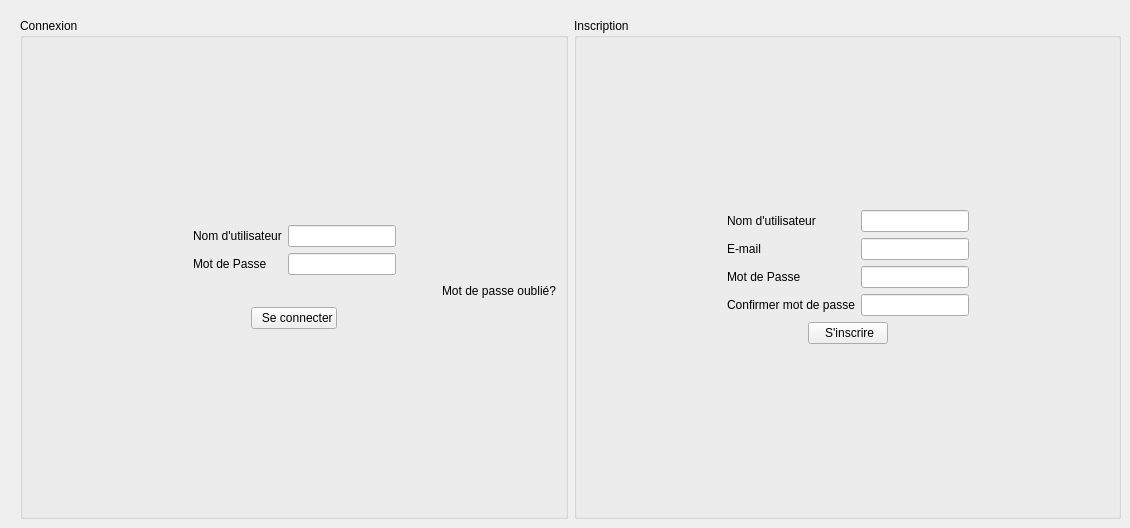
       <widget class="QWidget" name="page">
        <widget class="QWidget" name="layoutWidget">
         <property name="geometry">
          <rect>
           <x>20</x>
           <y>18</y>
           <width>1101</width>
           <height>501</height>
          </rect>
         </property>
         <layout class="QHBoxLayout" name="horizontalLayout_3">
          <item>
           <widget class="QGroupBox" name="groupBox">
            <property name="title">
             <string>Connexion</string>
            </property>
            <layout class="QVBoxLayout" name="verticalLayout_2">
             <item>
              <spacer name="verticalSpacer_14">
               <property name="orientation">
                <enum>Qt::Vertical</enum>
               </property>
               <property name="sizeHint" stdset="0">
                <size>
                 <width>20</width>
                 <height>40</height>
                </size>
               </property>
              </spacer>
             </item>
             <item>
              <layout class="QHBoxLayout" name="horizontalLayout_158">
               <item>
                <spacer name="horizontalSpacer_20">
                 <property name="orientation">
                  <enum>Qt::Horizontal</enum>
                 </property>
                 <property name="sizeHint" stdset="0">
                  <size>
                   <width>40</width>
                   <height>20</height>
                  </size>
                 </property>
                </spacer>
               </item>
               <item>
                <layout class="QFormLayout" name="formLayout">
                 <item row="0" column="0">
                  <widget class="QLabel" name="usernameLabel">
                   <property name="text">
                    <string>Nom d'utilisateur</string>
                   </property>
                  </widget>
                 </item>
                 <item row="0" column="1">
                  <widget class="QLineEdit" name="usernameLineEdit_login"/>
                 </item>
                 <item row="1" column="0">
                  <widget class="QLabel" name="passwordLabel">
                   <property name="text">
                    <string>Mot de Passe</string>
                   </property>
                  </widget>
                 </item>
                 <item row="1" column="1">
                  <widget class="QLineEdit" name="passwordLineEdit_login"/>
                 </item>
                </layout>
               </item>
               <item>
                <spacer name="horizontalSpacer_24">
                 <property name="orientation">
                  <enum>Qt::Horizontal</enum>
                 </property>
                 <property name="sizeHint" stdset="0">
                  <size>
                   <width>40</width>
                   <height>20</height>
                  </size>
                 </property>
                </spacer>
               </item>
              </layout>
             </item>
             <item>
              <layout class="QHBoxLayout" name="horizontalLayout_156">
               <item>
                <spacer name="horizontalSpacer_23">
                 <property name="orientation">
                  <enum>Qt::Horizontal</enum>
                 </property>
                 <property name="sizeHint" stdset="0">
                  <size>
                   <width>40</width>
                   <height>20</height>
                  </size>
                 </property>
                </spacer>
               </item>
               <item>
                <widget class="QLabel" name="mdp_oublie_label">
                 <property name="text">
                  <string>Mot de passe oublié?</string>
                 </property>
                </widget>
               </item>
              </layout>
             </item>
             <item>
              <layout class="QHBoxLayout" name="horizontalLayout_155">
               <item>
                <spacer name="horizontalSpacer_21">
                 <property name="orientation">
                  <enum>Qt::Horizontal</enum>
                 </property>
                 <property name="sizeHint" stdset="0">
                  <size>
                   <width>40</width>
                   <height>20</height>
                  </size>
                 </property>
                </spacer>
               </item>
               <item>
                <widget class="QPushButton" name="login_button">
                 <property name="styleSheet">
                  <string notr="true"/>
                 </property>
                 <property name="text">
                  <string>  Se connecter</string>
                 </property>
                 <property name="icon">
                  <iconset>
                   <normaloff>:/login/ilogin.png</normaloff>:/login/ilogin.png</iconset>
                 </property>
                 <property name="iconSize">
                  <size>
                   <width>50</width>
                   <height>30</height>
                  </size>
                 </property>
                </widget>
               </item>
               <item>
                <spacer name="horizontalSpacer_22">
                 <property name="orientation">
                  <enum>Qt::Horizontal</enum>
                 </property>
                 <property name="sizeHint" stdset="0">
                  <size>
                   <width>40</width>
                   <height>20</height>
                  </size>
                 </property>
                </spacer>
               </item>
              </layout>
             </item>
             <item>
              <spacer name="verticalSpacer_13">
               <property name="orientation">
                <enum>Qt::Vertical</enum>
               </property>
               <property name="sizeHint" stdset="0">
                <size>
                 <width>20</width>
                 <height>40</height>
                </size>
               </property>
              </spacer>
             </item>
            </layout>
           </widget>
          </item>
          <item>
           <widget class="QGroupBox" name="groupBox_2">
            <property name="title">
             <string>Inscription</string>
            </property>
            <layout class="QVBoxLayout" name="verticalLayout_4">
             <item>
              <spacer name="verticalSpacer_21">
               <property name="orientation">
                <enum>Qt::Vertical</enum>
               </property>
               <property name="sizeHint" stdset="0">
                <size>
                 <width>20</width>
                 <height>40</height>
                </size>
               </property>
              </spacer>
             </item>
             <item>
              <layout class="QHBoxLayout" name="horizontalLayout_160">
               <item>
                <spacer name="horizontalSpacer_27">
                 <property name="orientation">
                  <enum>Qt::Horizontal</enum>
                 </property>
                 <property name="sizeHint" stdset="0">
                  <size>
                   <width>40</width>
                   <height>20</height>
                  </size>
                 </property>
                </spacer>
               </item>
               <item>
                <layout class="QFormLayout" name="formLayout_14">
                 <item row="0" column="0">
                  <widget class="QLabel" name="nomDUtilisateurLabel">
                   <property name="text">
                    <string>Nom d'utilisateur</string>
                   </property>
                  </widget>
                 </item>
                 <item row="0" column="1">
                  <widget class="QLineEdit" name="usernameLineEdit_signup"/>
                 </item>
                 <item row="1" column="0">
                  <widget class="QLabel" name="eMailLabel_6">
                   <property name="text">
                    <string>E-mail</string>
                   </property>
                  </widget>
                 </item>
                 <item row="1" column="1">
                  <widget class="QLineEdit" name="eMailLineEdit_signup"/>
                 </item>
                 <item row="2" column="0">
                  <widget class="QLabel" name="motDePasseLabel">
                   <property name="text">
                    <string>Mot de Passe</string>
                   </property>
                  </widget>
                 </item>
                 <item row="2" column="1">
                  <widget class="QLineEdit" name="passwordLineEdit_signup"/>
                 </item>
                 <item row="3" column="0">
                  <widget class="QLabel" name="confirmerMotDePasseLabel">
                   <property name="text">
                    <string>Confirmer mot de passe</string>
                   </property>
                  </widget>
                 </item>
                 <item row="3" column="1">
                  <widget class="QLineEdit" name="confimerMotDePasseLineEdit_signup"/>
                 </item>
                </layout>
               </item>
               <item>
                <spacer name="horizontalSpacer_28">
                 <property name="orientation">
                  <enum>Qt::Horizontal</enum>
                 </property>
                 <property name="sizeHint" stdset="0">
                  <size>
                   <width>40</width>
                   <height>20</height>
                  </size>
                 </property>
                </spacer>
               </item>
              </layout>
             </item>
             <item>
              <layout class="QVBoxLayout" name="verticalLayout_3">
               <item>
                <layout class="QHBoxLayout" name="horizontalLayout_161">
                 <item>
                  <spacer name="horizontalSpacer_25">
                   <property name="orientation">
                    <enum>Qt::Horizontal</enum>
                   </property>
                   <property name="sizeHint" stdset="0">
                    <size>
                     <width>40</width>
                     <height>20</height>
                    </size>
                   </property>
                  </spacer>
                 </item>
                 <item>
                  <widget class="QPushButton" name="signup_button">
                   <property name="text">
                    <string> S'inscrire</string>
                   </property>
                   <property name="icon">
                    <iconset>
                     <normaloff>:/signin/isignin.png</normaloff>:/signin/isignin.png</iconset>
                   </property>
                   <property name="iconSize">
                    <size>
                     <width>50</width>
                     <height>30</height>
                    </size>
                   </property>
                  </widget>
                 </item>
                 <item>
                  <spacer name="horizontalSpacer_26">
                   <property name="orientation">
                    <enum>Qt::Horizontal</enum>
                   </property>
                   <property name="sizeHint" stdset="0">
                    <size>
                     <width>40</width>
                     <height>20</height>
                    </size>
                   </property>
                  </spacer>
                 </item>
                </layout>
               </item>
              </layout>
             </item>
             <item>
              <spacer name="verticalSpacer_17">
               <property name="orientation">
                <enum>Qt::Vertical</enum>
               </property>
               <property name="sizeHint" stdset="0">
                <size>
                 <width>20</width>
                 <height>40</height>
                </size>
               </property>
              </spacer>
             </item>
            </layout>
           </widget>
          </item>
         </layout>
        </widget>
       </widget>
